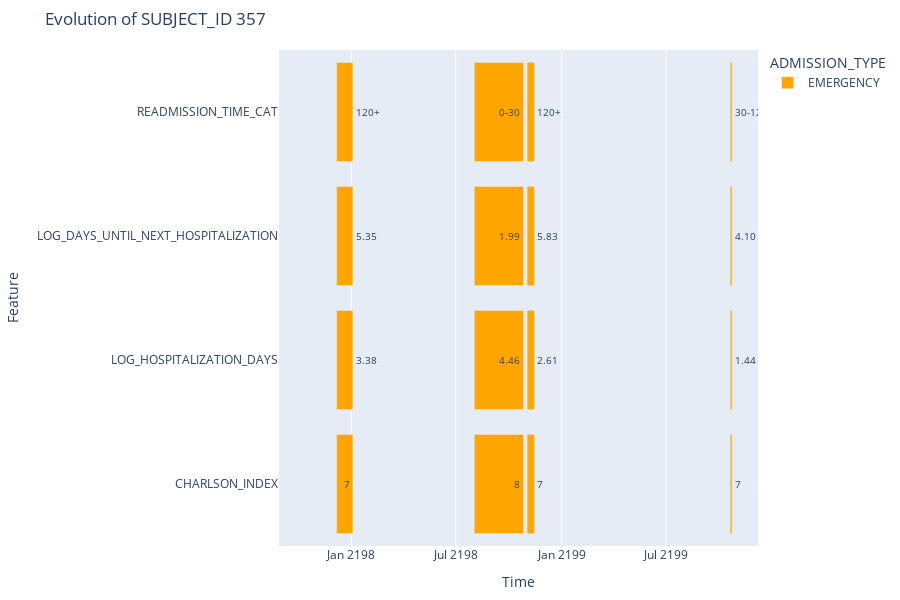

Source (notebook cell):
### Code cell
from recurrent_health_events_prediction.visualization.utils import (
    plot_subject_evolution, plot_positive_dates_timeline_of_a_donor, plot_donor_relapse_evolution
)

if DATASET == "mimic":
    subject_id = 357
    features_to_plot = [
        "CHARLSON_INDEX",
        "LOG_HOSPITALIZATION_DAYS",
        "LOG_DAYS_UNTIL_NEXT_HOSPITALIZATION",
        "READMISSION_TIME_CAT",
    ]
    save_html_file_path = os.path.join(
        save_dir, f"subject_{subject_id}_evolution_until_last_hosp.html"
    )  if SAVE_RESULTS else None
    events_plot_df = events_up_to_last_obs_df[
        events_up_to_last_obs_df["SUBJECT_ID"] == subject_id
    ].copy()
    plot_subject_evolution(
        events_plot_df,
        subject_id,
        features_to_plot=features_to_plot,
        textposition="auto",
        extend_time_horizon_by=45,
        save_html_file_path=save_html_file_path,
    )

elif DATASET == "relapse":
    all_drug_tests_df = pd.read_csv(base_training_data_path + "/all_drug_tests.csv")
    subject_id = 10141
    events_plot_df = events_up_to_last_obs_df[
        events_up_to_last_obs_df["DONOR_ID"] == subject_id
    ].copy()
    plot_positive_dates_timeline_of_a_donor(
        subject_id,
        all_drug_tests_df,
        time_col="TIME",
        donor_id_col="DONOR_ID",
        result_col="DRUG_POSITIVE",
    )
    events_up_to_last_obs_df['RELAPSE_END'] = pd.to_datetime(events_up_to_last_obs_df["RELAPSE_END"])
    plot_donor_relapse_evolution(events_up_to_last_obs_df, donor_id=subject_id, textposition='inside')

### Figure 1 — Plotly figure (JSON) as saved in the notebook; plotly's stock layout.template omitted (floating-point values rounded to 4 significant figures)
{"data": [{"base": ["2197-12-06T07:13:00.000000000", "2198-08-02T04:49:00.000000000", "2198-11-01T22:36:00.000000000", "2199-10-20T12:05:00.000000000", "2197-12-06T07:13:00.000000000", "2198-08-02T04:49:00.000000000", "2198-11-01T22:36:00.000000000", "2199-10-20T12:05:00.000000000", "2197-12-06T07:13:00.000000000", "2198-08-02T04:49:00.000000000", "2198-11-01T22:36:00.000000000", "2199-10-20T12:05:00.000000000", "2197-12-06T07:13:00.000000000", "2198-08-02T04:49:00.000000000", "2198-11-01T22:36:00.000000000", "2199-10-20T12:05:00.000000000"], "hovertemplate": "ADMISSION_TYPE=EMERGENCY<br>ADMITTIME=%{base}<br>DISCHTIME=%{x}<br>Feature=%{y}<br>Value=%{text}<extra></extra>", "legendgroup": "EMERGENCY", "marker": {"color": "orange", "pattern": {"shape": ""}}, "name": "EMERGENCY", "orientation": "h", "showlegend": true, "text": ["7", "8", "7", "7", "3.38", "4.46", "2.61", "1.44", "5.35", "1.99", "5.83", "4.10", "120+", "0-30", "120+", "30-120"], "textfont": {"size": 10}, "textposition": "auto", "type": "bar", "x": [2443620000, 7380360000, 1093440000, 278700000, 2443620000, 7380360000, 1093440000, 278700000, 2443620000, 7380360000, 1093440000, 278700000, 2443620000, 7380360000, 1093440000, 278700000], "xaxis": "x", "y": ["CHARLSON_INDEX", "CHARLSON_INDEX", "CHARLSON_INDEX", "CHARLSON_INDEX", "LOG_HOSPITALIZATION_DAYS", "LOG_HOSPITALIZATION_DAYS", "LOG_HOSPITALIZATION_DAYS", "LOG_HOSPITALIZATION_DAYS", "LOG_DAYS_UNTIL_NEXT_HOSPITALIZATION", "LOG_DAYS_UNTIL_NEXT_HOSPITALIZATION", "LOG_DAYS_UNTIL_NEXT_HOSPITALIZATION", "LOG_DAYS_UNTIL_NEXT_HOSPITALIZATION", "READMISSION_TIME_CAT", "READMISSION_TIME_CAT", "READMISSION_TIME_CAT", "READMISSION_TIME_CAT"], "yaxis": "y"}], "layout": {"barmode": "overlay", "height": 600, "legend": {"title": {"text": "ADMISSION_TYPE"}, "tracegroupgap": 0}, "margin": {"b": 50, "l": 100, "r": 100, "t": 50}, "title": {"text": "Evolution of SUBJECT_ID 357"}, "xaxis": {"anchor": "y", "domain": [0, 1], "range": ["2197-08-28T07:13:00", "2199-12-07T17:30:00"], "title": {"text": "Time"}, "type": "date"}, "yaxis": {"anchor": "x", "domain": [0, 1], "title": {"text": "Feature"}}}}
